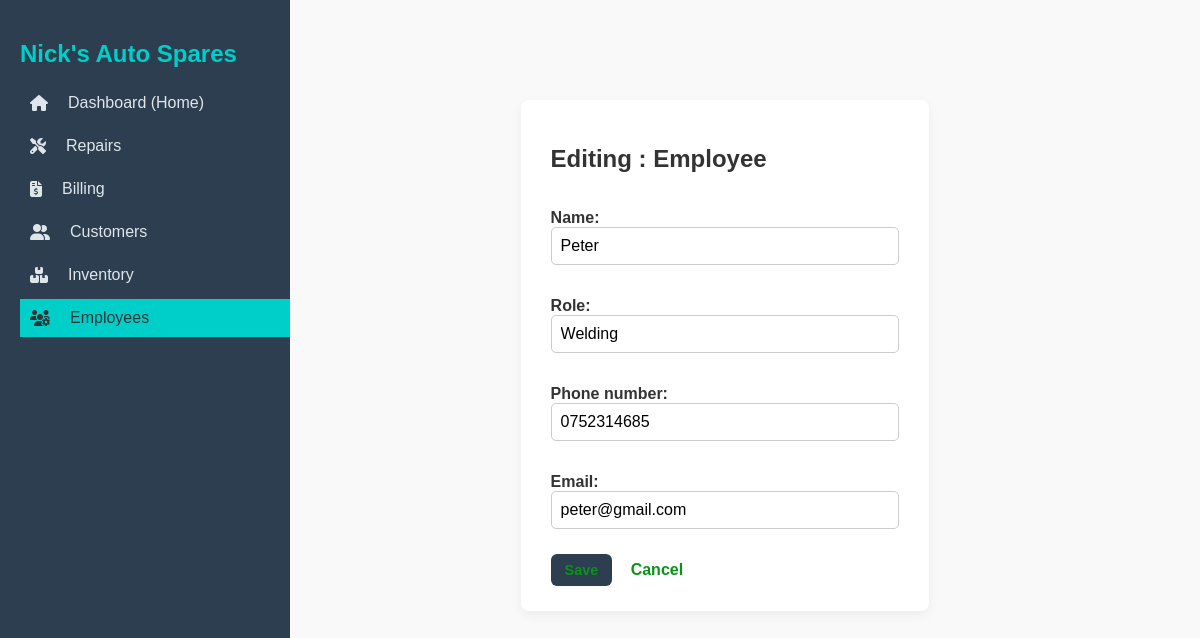
Screenshot of /employees/3/edit/ (signed in) with the database file from the repository.
### employees/models.py (models this page shows, shortened)
class Employee(models.Model):
    name = models.CharField(max_length=100)
    role = models.CharField(max_length=50)  # Mechanic, Cashier, etc.
    phone_number = models.CharField(max_length=20, blank=True, null=True)
    email = models.EmailField(blank=True, null=True)
    hire_date = models.DateTimeField(auto_now_add=True)

### employees/views.py (the view)
# urls.py: path('<int:pk>/edit/', views.edit_employee, name='edit_employee'),
@login_required
def edit_employee(request, pk):
    employee = get_object_or_404(Employee, pk=pk)
    if request.method == 'POST':
        form = EmployeeForm(request.POST, instance=employee)
        if form.is_valid():
            form.save()
            return redirect('employee_list')
    else:
        form = EmployeeForm(instance=employee)
    return render(request, 'employees/employee_form.html', {'form': form, 'title': 'Editing : Employee'})

### employees/forms.py
class EmployeeForm(forms.ModelForm):
    class Meta:
        model = Employee
        fields = ['name', 'role', 'phone_number', 'email']
        widgets = {
            'name': forms.TextInput(attrs={'class': 'form-control'}),
            'role': forms.TextInput(attrs={'class': 'form-control'}),
            'phone_number': forms.TextInput(attrs={'class': 'form-control'}),
            'email': forms.TextInput(attrs={'class': 'form-control'}),
        }

### employees/templates/employees/employee_form.html (shortened to what this page needs)
{% extends "base_dashboard.html" %}
{% block content %}
<div class="container">
    <div class="page-card form-card">
        <h2>{{ title }}</h2>
        <form method="post">
            <div class="form-group">
                {{ form.as_p }}
            </div>
            <div class="form-actions">
                <button type="submit" class="action-button green">Save</button>
                <a href="{% url 'employee_list' %}" class="action-button red">Cancel</a>
            </div>
        </form>
    </div>
</div>
{% endblock %}

### static/css/styles.css (style rules this page uses)
body { font-family: Arial, sans-serif; background-color: #f9f9f9; color: #333; margin: 0; padding: 0; }
.container { display: flex; justify-content: center; align-items: center; padding-top: 50px; }
input[type="text"], input[type="password"], select { width: 100%; padding: 8px 12px; border: 1px solid #ccc; border-radius: 6px; font-size: 14px; box-sizing: border-box; }
.button, .logout-button, input[type="submit"], button { background-color: #2c3e50; color: white; border: none; padding: 6px 12px; text-decoration: none; border-radius: 4px; cursor: pointer; font-size: 0.9rem; }
.page-card { background-color: #fff; padding: 25px 30px; border-radius: 8px; box-shadow: 0 4px 12px rgba(0, 0, 0, 0.05); margin-top: 30px; }
.action-button { padding: 8px 14px; border: none; border-radius: 6px; text-decoration: none; color: #0b9219; font-weight: bold; }
.form-group { margin-bottom: 9px; display: flex; flex-direction: column; }
.form-group label { font-weight: bold; margin-bottom: 5px; }
.form-group input, .form-group select, .form-group textarea { margin-top: 0%; padding: 9px; font-size: 1rem; border: 1px solid #ccc; border-radius: 5px; }

### templates/base_dashboard.html (style rules this page uses)
body { margin: 0; font-family: Arial, sans-serif; height: 100vh; }

### rows the page displays
Employee: name "Peter", role "Welding", phone_number "0752314685", email "peter@gmail.com"

### other values shown
{{ title }} "Editing : Employee"
